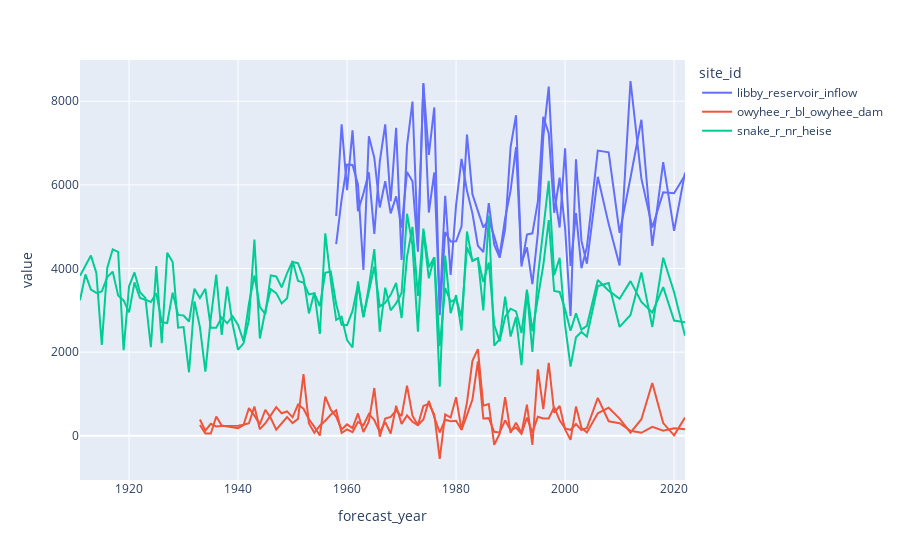

This figure's notebook cell:
### Code cell
import plotly.express as px

px.line(
    X_data[
        X_data["site_id"].isin(["libby_reservoir_inflow", "snake_r_nr_heise", "owyhee_r_bl_owyhee_dam"])
    ].sort_values(["site_id", "forecast_year"], ascending=True),
    x="forecast_year",
    y=["pred", "volume"],
    color="site_id",
)
